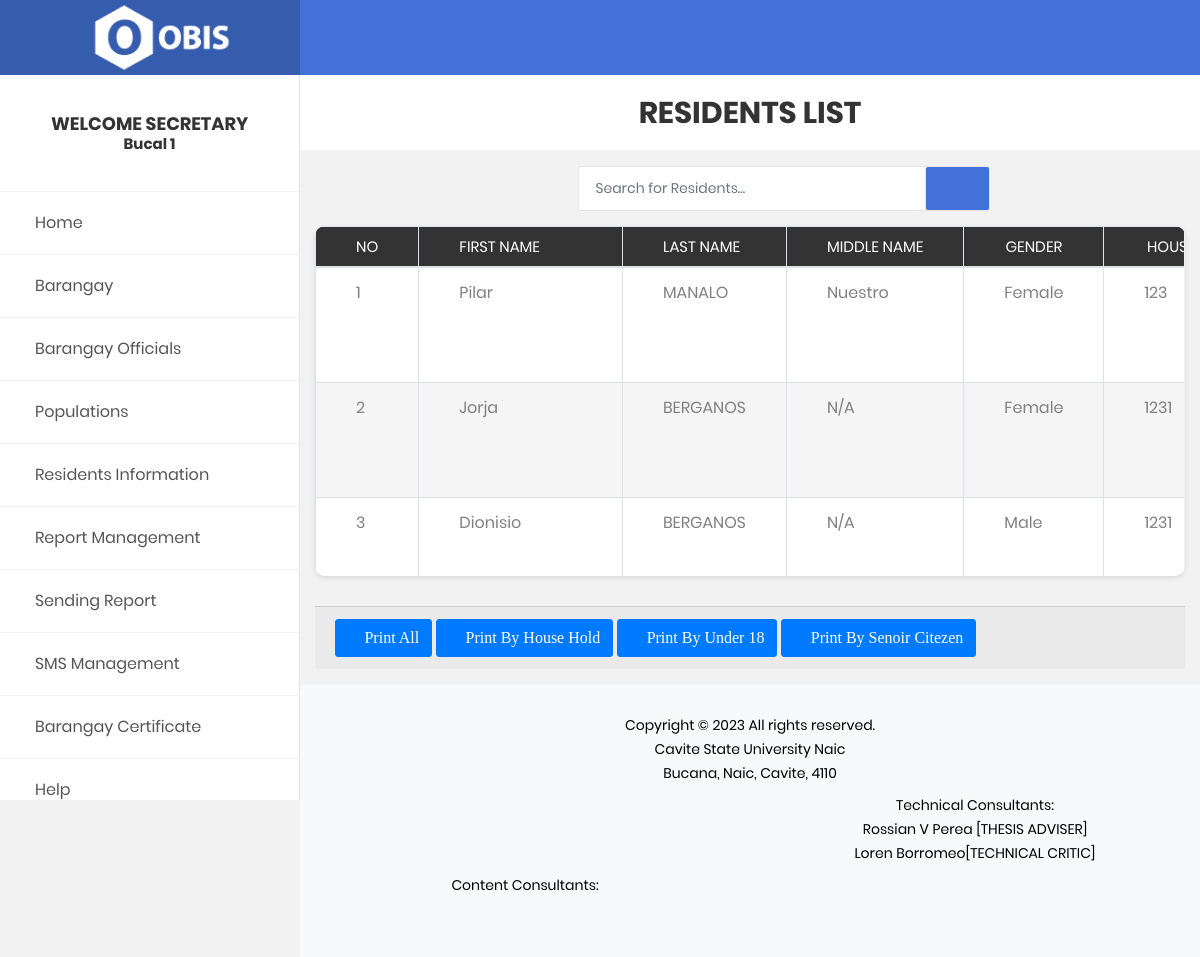
The page /barangay/barangay_residents.php (signed in) on the database its author committed.
### tables this page shows
CREATE TABLE `residents_tbl` (
  `id` int(255) NOT NULL,
  `first_name` varchar(100) NOT NULL,
  `last_name` varchar(100) NOT NULL,
  `middle_name` varchar(100) NOT NULL,
  `gender` varchar(100) NOT NULL,
  `bod` date NOT NULL,
  `age` int(3) NOT NULL,
  `house_no` int(100) NOT NULL,
  `contact_no` varchar(12) NOT NULL,
  `job` varchar(255) NOT NULL,
  `street` varchar(100) NOT NULL,
  `religion` varchar(255) NOT NULL,
  `status` varchar(255) NOT NULL,
  `elementary` varchar(255) NOT NULL,
  `highschool` varchar(255) NOT NULL,
  `college` varchar(255) NOT NULL,
  `college_school` varchar(255) NOT NULL,
  `college_course` varchar(255) NOT NULL,
  `family_role` varchar(100) NOT NULL,
  `no_of_families` int(2) NOT NULL,
  `no_of_hh` int(2) NOT NULL,
  `no_of_female` int(2) NOT NULL,
  `no_of_male` int(2) NOT NULL,
  `picture` varchar(100) NOT NULL,
  `brgy_code` varchar(100) NOT NULL
);

### barangay/include/login-function/session.php (called while the page is built, shortened)
<?php
   if($_SESSION['status'] != "Login" || empty($_SESSION['status']) || empty($_SESSION['bcode']) || empty($_SESSION['bname']))
        {
            header("Location: index.php");
            exit();
        }
    else
	    {
	    	$brgycode = $_SESSION['bcode'];
	    	$brgyname = $_SESSION['bname'];
	    }
?>

### barangay/barangay_residents.php (the view, shortened to what this page needs)
<?php
    include('include/login-function/session.php');
    include('include/function/config.php');
    include('include/admin/header.php');
?>
    <div class="page-wrapper">
    <?php include('include/admin/sidebar.php'); ?>
        <div class="page-container2">
            <header class="header-desktop2">
            </header>
           <section class="au-breadcrumb m-t-75 headb">
                <div class="section__content section__content--p30">
                    <div class="container-fluid">
                        <div class="row">
         <div class="col-md-12">
            <div class="au-breadcrumb-content">
                <div class="au-breadcrumb-left mx-auto">
                  <h2 class="text-center">RESIDENTS LIST</h2>
                </div>
            </div>
        </div>
                        </div>
                    </div>
                </div>
            </section>
            <section class="mt-3">
                 <div class="col-md-5 mx-auto">
            <form class="form-header" action="<?php echo htmlspecialchars($_SERVER["PHP_SELF"]); ?>" method="POST">
                <input class="au-input au-input--xl form-control" type="text" name="search" placeholder="Search for Residents..." maxlength="40"  value="<?php echo isset($_POST['search']) ? $_POST['search'] : '' ?>" />
            <button class="au-btn--submit" type="submit" name="searchs">
                    <i class="zmdi zmdi-search"></i>
                </button>
            </form>
        </div>
            </section>
<?php
$sql = "SELECT * FROM `residents_tbl` WHERE `brgy_code`=? ";
$stmt = $db->prepare($sql);
$stmt->bind_param('s',$brgycode);
$stmt->execute();
$result = $stmt->get_result();
?>
            <div class="main-contents m-t-15">
                <div class="section__content section__content--p20">
                    <div class="container-fluid">
                        <div class="row">
                            <div class="col-lg-12">
                    <div class="table-responsive table--no-card m-b-30">
        <table class="table table-bordered table-striped table-earning table-wrapper-scroll-y">
            <thead>
                <tr>
                    <th class="text-center">NO</th>
                    <th width="15%">FIRST NAME</th>
                    <th width="15%">LAST NAME</th>
                    <th width="15%">MIDDLE NAME</th>
                    <th class="text-center">GENDER</th>
                    <th class="text-center">HOUSE #</th>
                </tr>
            </thead>
          <tbody>
              <tr>
                <?php
                $number = 1;
                while ($data = $result->fetch_assoc())
                { ?>
                    <td><?php echo $number; ?></td>
                    <td><?php echo $data['first_name']; ?></td>
                    <td><?php echo $data['last_name']; ?></td>
                    <td><?php echo $data['middle_name']; ?></td>
                    <td><?php echo $data['gender']; ?></td>
                    <td><?php echo $data['house_no']; ?></td>
                </tr>
               <?php
               $number++;
                } ?>
          </tbody>
        </table>
    </div>
</div>
</div>
<div class="row">
    <div class="col-md-12">
        <div class="card-footer">
            <a href="include/print_function/print_residents.php?print=<?php echo $brgycode ?>&bname=<?php echo $brgyname ?>" target="_blank" class="btn btn-primary"><i class="zmdi zmdi-print"> Print All</i> </a>
            <a href="include/print_function/print_household_all.php?printhousehold=<?php echo $brgycode ?>&bname=<?php echo $brgyname ?>" target="_blank" class="btn btn-primary"><i class="zmdi zmdi-print"> Print By House Hold</i> </a>
            <a href="include/print_function/print_all_under_18.php?printunder18=<?php echo $brgycode ?>&bname=<?php echo $brgyname ?>" target="_blank" class="btn btn-primary"><i class="zmdi zmdi-print"> Print By Under 18</i> </a>
            <a href="include/print_function/print_all_senior_citezen.php?printsenior=<?php echo $brgycode ?>&bname=<?php echo $brgyname ?>" target="_blank" class="btn btn-primary"><i class="zmdi zmdi-print"> Print By Senoir Citezen</i> </a>
        </div>
    </div>
</div>
                <?php include('include/admin/footer2.php'); ?>
                    </div>
                </div>
            </div>
    </div>
<?php include('include/admin/footer.php'); ?>

### rows shown on the page
residents_tbl: first_name "Pilar", last_name "MANALO", middle_name "Nuestro", gender "Female", house_no "123"
residents_tbl: first_name "Jorja", last_name "BERGANOS", middle_name "N/A", gender "Female", house_no "1231"
residents_tbl: first_name "Dionisio", last_name "BERGANOS", middle_name "N/A", gender "Male", house_no "1231"

### other values the page prints
$brgyname "Bucal 1"
